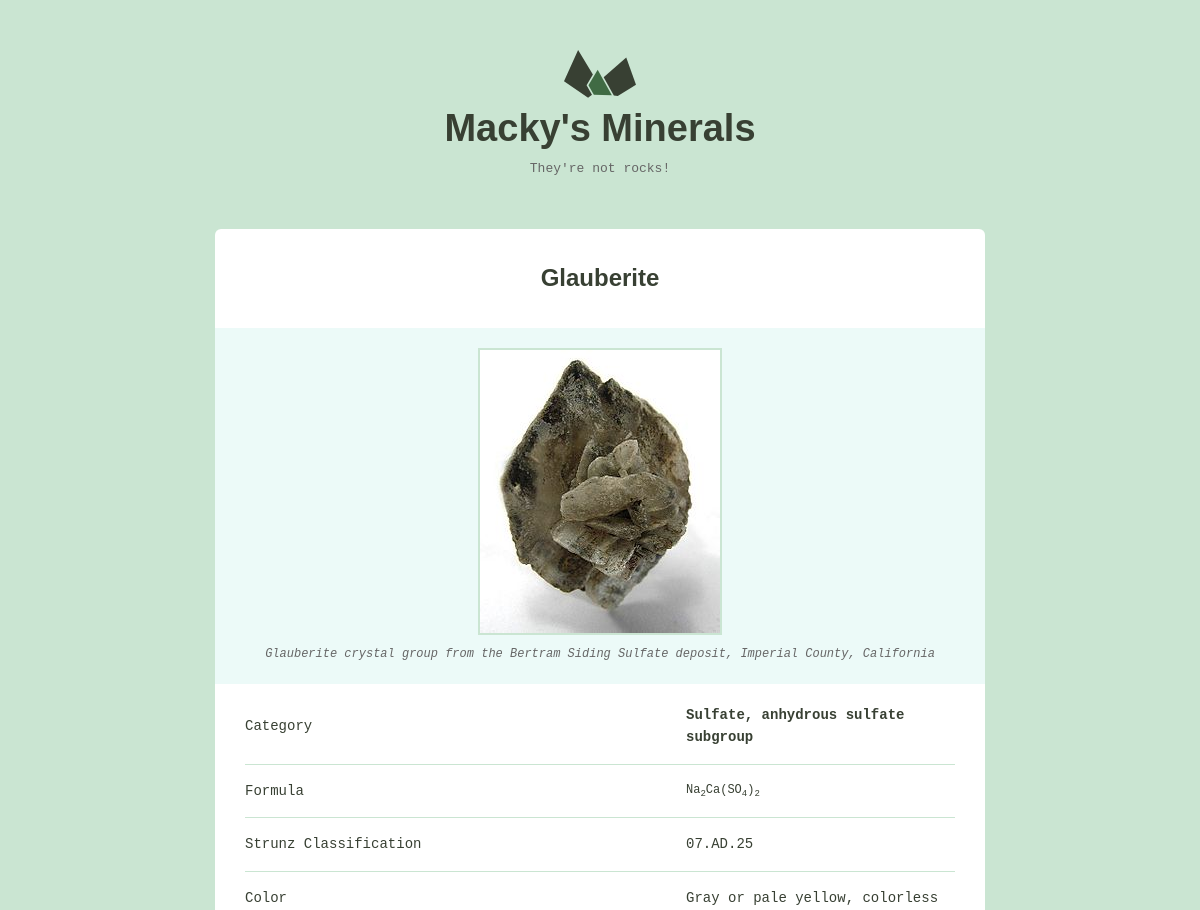
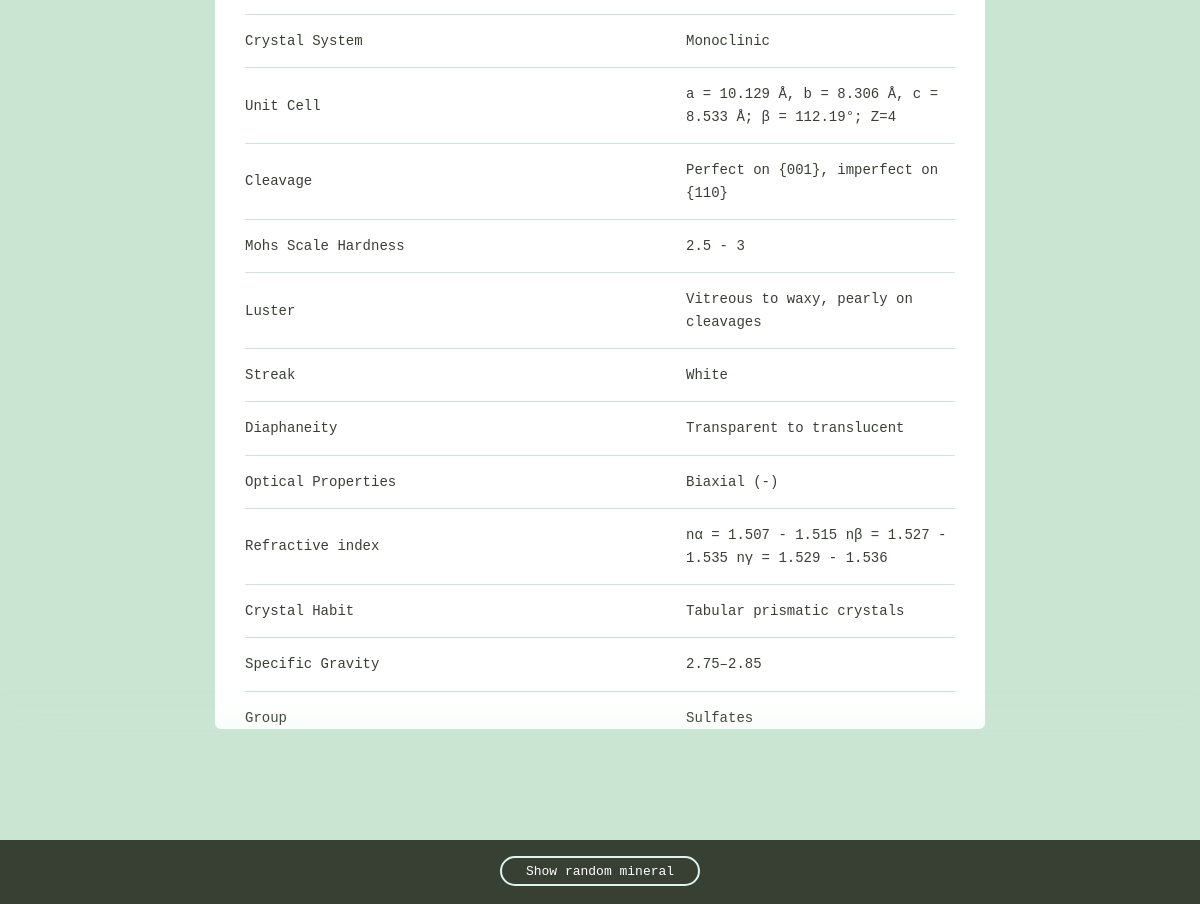
The page /minerals/random/ on the database its author committed (2 pictures, top to bottom).
### minerals/models.py (models this page shows)
class Mineral(models.Model):
	name = models.CharField(max_length=100)
	image_filename = models.CharField(max_length=200)
	image_caption = models.TextField()
	category = models.TextField()
	formula = models.TextField()
	strunz_classification = models.TextField()
	color = models.TextField()
	crystal_system = models.TextField()
	unit_cell = models.TextField()
	crystal_symmetry = models.TextField()
	cleavage = models.TextField()
	mohs_scale_hardness = models.TextField()
	luster = models.TextField()
	streak = models.TextField()
	diaphaneity = models.TextField()
	optical_properties = models.TextField()
	refractive_index = models.TextField()
	crystal_habit = models.TextField()
	specific_gravity = models.TextField()
	group = models.TextField()

### minerals/views.py (the view)
# urls.py: path("random/", views.random, name="random")
def random(request):
	cnt = Mineral.objects.count()
	randomInd = randint(0, cnt)
	mineral = Mineral.objects.get(pk=randomInd)
	return render(request, 'minerals/detail.html', {"mineral": mineral})

### minerals/templates/minerals/detail.html (shortened to what this page needs)
{% extends 'minerals/layout.html' %}
{% load static %}
{% block content %}
<div class="mineral__container">
<h1 class="mineral__name">{{mineral.name}}</h1>
	<div class="mineral__image-bg">
		<img class="mineral__image" src="{% static 'minerals/images/' %}{{mineral.name}}.jpg"  alt="{{mineral.name}}">
		<p class="mineral__caption">{{mineral.image_caption}}</p>
	</div>
	<div class="mineral__table-container">
	<table class="mineral__table">
	<tr>
		<td>Category</td>
		<td class="mineral__category">{{mineral.category}}</td>
	</tr>
	<tr>
		<td>Formula</td>
		<td class="mineral__formula">{{mineral.formula|safe}}</td>
	</tr>
	{% if mineral.strunz_classification %}
	<tr>
		<td>Strunz Classification</td>
		<td>{{mineral.strunz_classification}}</td>
	</tr>
	{% endif %}
	<tr>
		<td>Color</td>
		<td>{{mineral.color}}</td>
	</tr>
	<tr>
		<td>Crystal System</td>
		<td>{{mineral.crystal_system}}</td>
	</tr>
	<tr>
		<td>Unit Cell</td>
		<td>{{mineral.unit_cell}}</td>
	</tr>
	<tr>
		<td>Cleavage</td>
		<td>{{mineral.cleavage}}</td>
	</tr>
	<tr>
		<td>Mohs Scale Hardness</td>
		<td>{{mineral.mohs_scale_hardness}}</td>
	</tr>
	<tr>
		<td>Luster</td>
		<td>{{mineral.luster}}</td>
	</tr>
	<tr>
		<td>Streak</td>
		<td>{{mineral.streak}}</td>
	</tr>
	<tr>
		<td>Diaphaneity</td>
		<td>{{mineral.diaphaneity}}</td>
	</tr>
	<tr>
		<td>Optical Properties</td>
		<td>{{mineral.optical_properties}}</td>
	</tr>
	<tr>
		<td>Refractive index</td>
		<td>{{mineral.refractive_index}}</td>
	</tr>
	<tr>
		<td>Crystal Habit</td>
		<td>{{mineral.crystal_habit}}</td>
	</tr>
	<tr>
		<td>Specific Gravity</td>
		<td>{{mineral.specific_gravity}}</td>
	</tr>
	<tr>
		<td>Group</td>
		<td>{{mineral.group}}</td>
	</tr>
	</table>
	</div>
	</div>
{% endblock %}

### minerals/templates/minerals/layout.html (shortened to what this page needs)
{% load static %}
<!DOCTYPE html>
<html>
<head>
	<link rel="stylesheet" type="text/css" href="{% static 'minerals/css/global.css' %}">
</head>
<body>
	<div class="bounds">
	<div class="grid-100">
      <a href="{% url 'index' %}">
        <h1 class="logo__name text-centered">Macky's Minerals</h1>
      </a>
      <p class="logo__text text-centered">They're not rocks!</p>
    </div>
    <div class="grid-100">
		{% block content %}
		{% endblock %}
	</div>
</div>
<div class="minerals__random">
    <a class="minerals__anchor" href="{% url 'random' %}">Show random mineral</a>
  </div>
</body>
</html>

### minerals/static/minerals/css/global.css (style rules this page uses)
html { font-family: sans-serif; -ms-text-size-adjust: 100%; -webkit-text-size-adjust: 100%; }
body { margin: 0; }
a { background-color: transparent; }
h1 { font-size: 2em; margin: 0.67em 0; }
sub { font-size: 75%; line-height: 0; position: relative; vertical-align: baseline; bottom: -0.25em; }
img { border: 0; }
svg:not(:root) { overflow: hidden; }
table { border-collapse: collapse; border-spacing: 0; }
td, th { padding: 0; }
html { font-size: 62.5%; }
body { background-color: #CAE5D2; font-size: 1.5em; line-height: 1.6; font-weight: 400; font-family: "Cousine"; color: #666; }
.bounds { max-width: 800px; margin: 0 auto; padding: 50px 0 150px; overflow: hidden; }
.grid, .grid-5, .grid-10, .grid-15, .grid-20, .grid-25, .grid-30, .grid-33, .grid-35, .grid-40, .grid-45, .grid-50, .grid-55, .grid-60, .grid-65, .grid-66, .grid-70, .grid-75, .grid-80, .grid-90, .grid-95, .grid-100 { float: left; box-sizing: border-box; position: relative; }
.grid-100 { width: 100%; padding: 0 15px; }
h1, h2, h3, h4, h5, h6 { margin-top: 0; margin-bottom: 2rem; font-weight: bold; font-family: "Work Sans", sans-serif; color: #384033; }
h1 { font-size: 3.8rem; }
@media (min-width: 550px) { h1 { font-size: 3.8rem; } }
p { margin-top: 0; font-size: 1.6rem; }
a { color: #689b98; text-decoration: none; -webkit-transition: color 0.2s; -moz-transition: color 0.2s; -ms-transition: color 0.2s; -o-transition: color 0.2s; transition: color 0.2s; }
th, td { padding: 15px; text-align: left; border-bottom: 1px solid #e1e1e1; }
th:first-child, td:first-child { padding-left: 0; }
th:last-child, td:last-child { padding-right: 0; }
table, p, ul { margin-bottom: 2.5rem; }
.text-centered { text-align: center; }
.logo { display: block; fill: #384033; position: relative; margin: 0 auto; width: 72px; }
.logo__name { margin-bottom: 0; }
.logo__text { margin-bottom: 50px; font-size: 13px; }
.minerals__anchor { border: solid 2px #DCF5F2; border-radius: 100px; color: #384033; display: block; font-size: 13px; text-align: center; padding: 8px 0 7px 0; width: 100%; transition: background-color 200ms ease-in-out, font-weight 200ms ease-in-out, color 200ms ease-in-out; }
.minerals__random { background-color: #384033; box-shadow: 0 0 100px 50px #CAE5D2; color: #fff; padding: 20px 0 20px 0; position: fixed; bottom: 0; text-align: center; width: 100%; }
.minerals__random .minerals__anchor { display: inline; color: #fff; padding: 6px 24px 5px 24px; }
.mineral__container { background-color: #fff; border-radius: 6px; list-style: none; padding: 0; text-align: center; }
.mineral__name { display: block; width: 100%; margin: 0; font-size: 24px; padding: 30px 0 30px 0; }
.mineral__image { display: block; margin: 0 auto; border: solid 2px #CAE5D2; }
.mineral__image-bg { background-color: #ecfaf8; padding: 20px 0; }
.mineral__caption { font-size: 12px; font-style: italic; padding: 10px 0 0 0; margin: 0; }
.mineral__table { font-size: 14px; color: #384033; }
.mineral__table td { border-color: #CAE5D2; }
.mineral__table tr:last-of-type td { border-bottom: none; padding-bottom: 0; }
.mineral__table-container { padding: 5px 30px 0; }
.mineral__category { font-weight: bold; width: 40%; }
.mineral__formula { font-size: 12px; }

### rows shown on the page
Mineral: name "Glauberite", name (picture), image_caption "Glauberite crystal group from the Bertram Siding Sulfate deposit, Imperial County, California", category "Sulfate, anhydrous sulfate subgroup", formula "Na 2 Ca(SO 4 ) 2", strunz_classification "07.AD.25", color "Gray or pale yellow, colorless", crystal_system "Monoclinic", unit_cell "a = 10.129 Å, b = 8.306 Å, c = 8.533 Å; β = 112.19°; Z=4", cleavage "Perfect on {001}, imperfect on {110}", mohs_scale_hardness "2.5 - 3", luster "Vitreous to waxy, pearly on cleavages", streak "White", diaphaneity "Transparent to translucent", optical_properties "Biaxial (-)", refractive_index "nα = 1.507 - 1.515 nβ = 1.527 - 1.535 nγ = 1.529 - 1.536", crystal_habit "Tabular prismatic crystals", specific_gravity "2.75–2.85", group "Sulfates"
